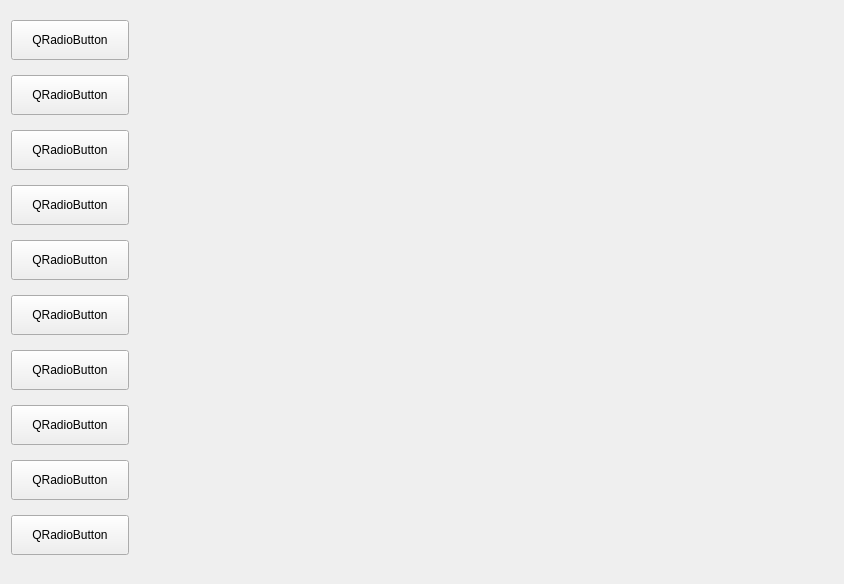
<?xml version="1.0" encoding="UTF-8"?>
<ui version="4.0">
 <class>Widget</class>
 <widget class="QWidget" name="Widget">
  <property name="geometry">
   <rect>
    <x>0</x>
    <y>0</y>
    <width>844</width>
    <height>584</height>
   </rect>
  </property>
  <property name="windowTitle">
   <string>Widget</string>
  </property>
  <layout class="QHBoxLayout" name="horizontalLayout">
   <property name="spacing">
    <number>1</number>
   </property>
   <property name="leftMargin">
    <number>0</number>
   </property>
   <property name="topMargin">
    <number>0</number>
   </property>
   <property name="rightMargin">
    <number>0</number>
   </property>
   <property name="bottomMargin">
    <number>0</number>
   </property>
   <item>
    <widget class="QWidget" name="widgetLeft" native="true">
     <property name="minimumSize">
      <size>
       <width>140</width>
       <height>0</height>
      </size>
     </property>
     <property name="styleSheet">
      <string notr="true">
</string>
     </property>
     <layout class="QVBoxLayout" name="verticalLayout">
      <property name="spacing">
       <number>6</number>
      </property>
      <item>
       <widget class="QPushButton" name="btnRadio">
        <property name="minimumSize">
         <size>
          <width>0</width>
          <height>40</height>
         </size>
        </property>
        <property name="text">
         <string>QRadioButton</string>
        </property>
       </widget>
      </item>
      <item>
       <widget class="QPushButton" name="pushButton_2">
        <property name="minimumSize">
         <size>
          <width>0</width>
          <height>40</height>
         </size>
        </property>
        <property name="text">
         <string>QRadioButton</string>
        </property>
       </widget>
      </item>
      <item>
       <widget class="QPushButton" name="pushButton_3">
        <property name="minimumSize">
         <size>
          <width>0</width>
          <height>40</height>
         </size>
        </property>
        <property name="text">
         <string>QRadioButton</string>
        </property>
       </widget>
      </item>
      <item>
       <widget class="QPushButton" name="pushButton_4">
        <property name="minimumSize">
         <size>
          <width>0</width>
          <height>40</height>
         </size>
        </property>
        <property name="text">
         <string>QRadioButton</string>
        </property>
       </widget>
      </item>
      <item>
       <widget class="QPushButton" name="pushButton_5">
        <property name="minimumSize">
         <size>
          <width>0</width>
          <height>40</height>
         </size>
        </property>
        <property name="text">
         <string>QRadioButton</string>
        </property>
       </widget>
      </item>
      <item>
       <widget class="QPushButton" name="pushButton_6">
        <property name="minimumSize">
         <size>
          <width>0</width>
          <height>40</height>
         </size>
        </property>
        <property name="text">
         <string>QRadioButton</string>
        </property>
       </widget>
      </item>
      <item>
       <widget class="QPushButton" name="pushButton_7">
        <property name="minimumSize">
         <size>
          <width>0</width>
          <height>40</height>
         </size>
        </property>
        <property name="text">
         <string>QRadioButton</string>
        </property>
       </widget>
      </item>
      <item>
       <widget class="QPushButton" name="pushButton_10">
        <property name="minimumSize">
         <size>
          <width>0</width>
          <height>40</height>
         </size>
        </property>
        <property name="text">
         <string>QRadioButton</string>
        </property>
       </widget>
      </item>
      <item>
       <widget class="QPushButton" name="pushButton_9">
        <property name="minimumSize">
         <size>
          <width>0</width>
          <height>40</height>
         </size>
        </property>
        <property name="text">
         <string>QRadioButton</string>
        </property>
       </widget>
      </item>
      <item>
       <widget class="QPushButton" name="pushButton_8">
        <property name="minimumSize">
         <size>
          <width>0</width>
          <height>40</height>
         </size>
        </property>
        <property name="text">
         <string>QRadioButton</string>
        </property>
       </widget>
      </item>
     </layout>
    </widget>
   </item>
   <item>
    <widget class="QStackedWidget" name="stackedWidget"/>
   </item>
  </layout>
 </widget>
 <layoutdefault spacing="6" margin="11"/>
 <resources/>
 <connections/>
</ui>
